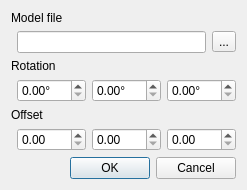
<?xml version="1.0" encoding="UTF-8"?>
<ui version="4.0">
 <class>AddObjectDialog</class>
 <widget class="QDialog" name="AddObjectDialog">
  <property name="geometry">
   <rect>
    <x>0</x>
    <y>0</y>
    <width>218</width>
    <height>188</height>
   </rect>
  </property>
  <property name="windowTitle">
   <string>Dialog</string>
  </property>
  <layout class="QFormLayout" name="formLayout">
   <item row="0" column="0" colspan="2">
    <widget class="QLabel" name="label">
     <property name="text">
      <string>Model file</string>
     </property>
    </widget>
   </item>
   <item row="1" column="1">
    <layout class="QHBoxLayout" name="horizontalLayout">
     <item>
      <widget class="QLineEdit" name="filePath"/>
     </item>
     <item>
      <widget class="QToolButton" name="fileSelectionButton">
       <property name="text">
        <string>...</string>
       </property>
       <property name="icon">
        <iconset resource="../icons.qrc">
         <normaloff>:/media/16x16/document-open.png</normaloff>:/media/16x16/document-open.png</iconset>
       </property>
      </widget>
     </item>
    </layout>
   </item>
   <item row="2" column="0" colspan="2">
    <widget class="QLabel" name="label_2">
     <property name="text">
      <string>Rotation</string>
     </property>
    </widget>
   </item>
   <item row="3" column="1">
    <layout class="QHBoxLayout" name="horizontalLayout_2">
     <item>
      <widget class="QDoubleSpinBox" name="rotX">
       <property name="suffix">
        <string>°</string>
       </property>
       <property name="maximum">
        <double>360.000000000000000</double>
       </property>
      </widget>
     </item>
     <item>
      <widget class="QDoubleSpinBox" name="rotY">
       <property name="suffix">
        <string>°</string>
       </property>
       <property name="maximum">
        <double>360.000000000000000</double>
       </property>
      </widget>
     </item>
     <item>
      <widget class="QDoubleSpinBox" name="rotZ">
       <property name="suffix">
        <string>°</string>
       </property>
       <property name="maximum">
        <double>360.000000000000000</double>
       </property>
      </widget>
     </item>
    </layout>
   </item>
   <item row="4" column="0" colspan="2">
    <widget class="QLabel" name="label_3">
     <property name="text">
      <string>Offset</string>
     </property>
    </widget>
   </item>
   <item row="5" column="1">
    <layout class="QHBoxLayout" name="horizontalLayout_3">
     <item>
      <widget class="QDoubleSpinBox" name="offsetX"/>
     </item>
     <item>
      <widget class="QDoubleSpinBox" name="offsetY"/>
     </item>
     <item>
      <widget class="QDoubleSpinBox" name="offsetZ"/>
     </item>
    </layout>
   </item>
   <item row="7" column="1">
    <widget class="QDialogButtonBox" name="buttonBox">
     <property name="orientation">
      <enum>Qt::Horizontal</enum>
     </property>
     <property name="standardButtons">
      <set>QDialogButtonBox::Cancel|QDialogButtonBox::Ok</set>
     </property>
    </widget>
   </item>
  </layout>
 </widget>
 <resources>
  <include location="../icons.qrc"/>
 </resources>
 <connections>
  <connection>
   <sender>buttonBox</sender>
   <signal>accepted()</signal>
   <receiver>AddObjectDialog</receiver>
   <slot>accept()</slot>
   <hints>
    <hint type="sourcelabel">
     <x>248</x>
     <y>254</y>
    </hint>
    <hint type="destinationlabel">
     <x>157</x>
     <y>274</y>
    </hint>
   </hints>
  </connection>
  <connection>
   <sender>buttonBox</sender>
   <signal>rejected()</signal>
   <receiver>AddObjectDialog</receiver>
   <slot>reject()</slot>
   <hints>
    <hint type="sourcelabel">
     <x>316</x>
     <y>260</y>
    </hint>
    <hint type="destinationlabel">
     <x>286</x>
     <y>274</y>
    </hint>
   </hints>
  </connection>
  <connection>
   <sender>fileSelectionButton</sender>
   <signal>clicked()</signal>
   <receiver>AddObjectDialog</receiver>
   <slot>selectFilePath()</slot>
   <hints>
    <hint type="sourcelabel">
     <x>196</x>
     <y>39</y>
    </hint>
    <hint type="destinationlabel">
     <x>108</x>
     <y>93</y>
    </hint>
   </hints>
  </connection>
 </connections>
 <slots>
  <slot>selectFilePath()</slot>
 </slots>
</ui>
